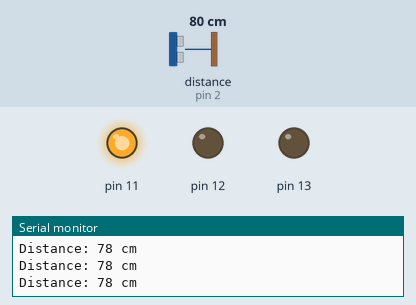
Simulated run of this sketch. Board: Arduino Uno, built with avr-gcc and run on an emulated ATmega328P. Parts: output pins drawn as LEDs (lit = HIGH), the last lines printed to the serial monitor. Wiring (inferred from the names in the program): ultrasonic range finder: trigger pin 3; echo pin 2. The inputs (shaded band) are chosen by the test bench; at power-on: distance to the obstacle (sensor on pin 2) 80 cm. The echo pulse lasts 58.3 µs per cm; pins used as bus, display or sensor lines are not drawn.

Above: at 1.3 s.
1.4 s: distance to the obstacle (sensor on pin 2) set to 98 cm
2.9 s: distance to the obstacle (sensor on pin 2) set to 108 cm
At 4.2 s:
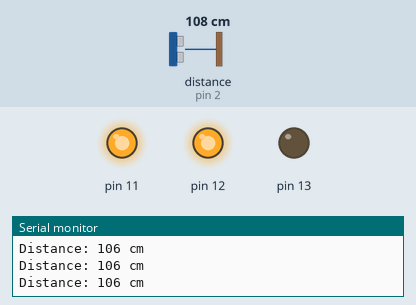
4.5 s: distance to the obstacle (sensor on pin 2) set to 2 cm
At 5.0 s:
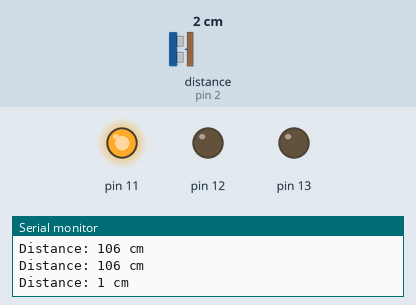
6.0 s: distance to the obstacle (sensor on pin 2) set to 120 cm
At 6.4 s:
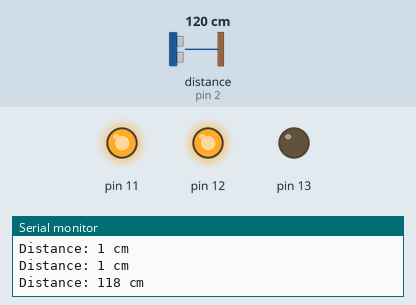
Timing chart, 0 to 8.5 s (numbered marks = the images above; inputs shaded):
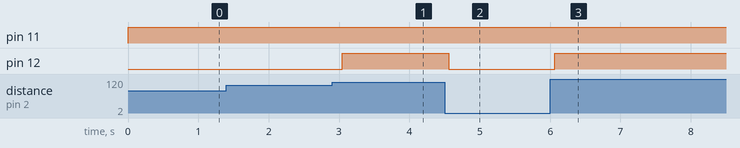

The sketch:

trafikklys-kode.ino
```cpp
const int trigPin = 3;
const int echoPin = 2;
const int outPin = 4;
int blue = 13;
int green = 12;
int red = 11;

void setup() {
  Serial.begin(9600);
  pinMode(trigPin, OUTPUT);
  pinMode(echoPin, INPUT);
  pinMode(outPin, INPUT);
  pinMode(11, OUTPUT);
  pinMode(12, OUTPUT);
  pinMode(13, OUTPUT);
}

void loop() {
  digitalWrite(trigPin, LOW);
  delayMicroseconds(2);
  digitalWrite(trigPin, HIGH);
  delayMicroseconds(10);
  digitalWrite(trigPin, LOW);

  long duration = pulseIn(echoPin, HIGH);
  int distance = duration * 0.034 / 2;

  if (distance < 100 ) {

    digitalWrite(11, HIGH);
    digitalWrite(12, LOW);
  } else if (distance > 100 && distance < 300){
    digitalWrite(11, HIGH);
    digitalWrite(12, HIGH);
  } else if(distance > 300){
    digitalWrite(11, LOW);
    digitalWrite(12, HIGH);
  }

  Serial.print("Distance: ");
  Serial.print(distance);
  Serial.println(" cm");

  delay(500);
}
```

rotary_encoder_digitale_signaler.cpp
```cpp
const int encoderCLK = 2;   // SW pin on the encoder
const int encoderDT = 3;   // DT pin on the encoder
const int encoderSW = 4;  // CLK pin on the encoder
int encoderPos = 0;        // current position of the encoder
int lastPos = 0;           // last position of the encoder

void setup() {
  pinMode(encoderSW, INPUT_PULLUP);  // enable internal pullup resistor for switch
  pinMode(encoderDT, INPUT_PULLUP);  // enable internal pullup resistor for DT
  pinMode(encoderCLK, INPUT_PULLUP); // enable internal pullup resistor for CLK
  Serial.begin(9600);                // initialize serial communication
}

void loop() {
  int swState = digitalRead(encoderSW);    // read the state of the switch
  int dtState = digitalRead(encoderDT);    // read the state of DT
  int clkState = digitalRead(encoderCLK);  // read the state of CLK

  // check if the encoder has been turned clockwise
  if (clkState == LOW && dtState == HIGH) {
    encoderPos++;
  }
  // check if the encoder has been turned counterclockwise
  if (clkState == LOW && dtState == LOW) {
    encoderPos--;
  }

  // check if the switch has been pressed
  if (swState == LOW) {
    Serial.println("Encoder switch pressed");
  }

  // print the current position of the encoder if it has changed
  if (encoderPos != lastPos) {
    Serial.print("Encoder position: ");
    Serial.println(encoderPos);
    lastPos = encoderPos;
  }
}
```

Measured:
- the behaviour switches between 102 and 103 cm on distance to the obstacle (sensor on pin 2) (found by bisection; images 0 and 1)
- after the input at 2.9 s, pin 12: LOW → HIGH after 0.14 s
- after the input at 4.5 s, pin 12: HIGH → LOW after 0.06 s
- after the input at 6.0 s, pin 12: LOW → HIGH after 0.07 s
